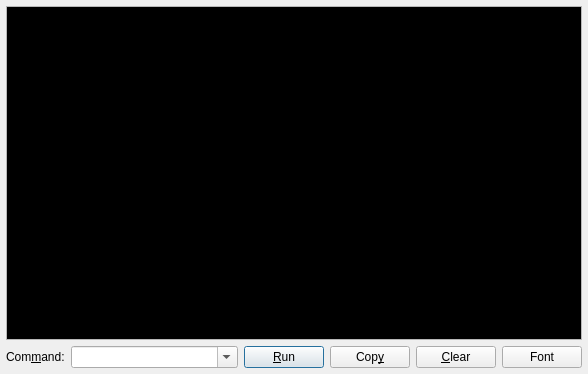
<?xml version="1.0" encoding="UTF-8"?>
<ui version="4.0">
 <author>Andrey Rijov</author>
 <class>Monitor_Window</class>
 <widget class="QDialog" name="Monitor_Window">
  <property name="geometry">
   <rect>
    <x>0</x>
    <y>0</y>
    <width>588</width>
    <height>374</height>
   </rect>
  </property>
  <property name="windowTitle">
   <string>QEMU Monitor</string>
  </property>
  <property name="windowIcon">
   <iconset resource="../resources/icons.qrc">
    <normaloff>:/terminal.png</normaloff>:/terminal.png</iconset>
  </property>
  <layout class="QVBoxLayout" name="verticalLayout">
   <property name="margin">
    <number>6</number>
   </property>
   <item>
    <widget class="QTextEdit" name="Edit_Monitor_Out">
     <property name="palette">
      <palette>
       <active>
        <colorrole role="Text">
         <brush brushstyle="SolidPattern">
          <color alpha="255">
           <red>255</red>
           <green>255</green>
           <blue>255</blue>
          </color>
         </brush>
        </colorrole>
        <colorrole role="Base">
         <brush brushstyle="SolidPattern">
          <color alpha="255">
           <red>0</red>
           <green>0</green>
           <blue>0</blue>
          </color>
         </brush>
        </colorrole>
       </active>
       <inactive>
        <colorrole role="Text">
         <brush brushstyle="SolidPattern">
          <color alpha="255">
           <red>255</red>
           <green>255</green>
           <blue>255</blue>
          </color>
         </brush>
        </colorrole>
        <colorrole role="Base">
         <brush brushstyle="SolidPattern">
          <color alpha="255">
           <red>0</red>
           <green>0</green>
           <blue>0</blue>
          </color>
         </brush>
        </colorrole>
       </inactive>
       <disabled>
        <colorrole role="Text">
         <brush brushstyle="SolidPattern">
          <color alpha="255">
           <red>113</red>
           <green>115</green>
           <blue>119</blue>
          </color>
         </brush>
        </colorrole>
        <colorrole role="Base">
         <brush brushstyle="SolidPattern">
          <color alpha="255">
           <red>0</red>
           <green>0</green>
           <blue>0</blue>
          </color>
         </brush>
        </colorrole>
       </disabled>
      </palette>
     </property>
     <property name="font">
      <font>
       <family>DejaVu Sans Mono</family>
      </font>
     </property>
     <property name="undoRedoEnabled">
      <bool>false</bool>
     </property>
     <property name="readOnly">
      <bool>true</bool>
     </property>
    </widget>
   </item>
   <item>
    <layout class="QHBoxLayout" name="horizontalLayout">
     <item>
      <widget class="QLabel" name="Label_Command">
       <property name="sizePolicy">
        <sizepolicy hsizetype="Maximum" vsizetype="Preferred">
         <horstretch>0</horstretch>
         <verstretch>0</verstretch>
        </sizepolicy>
       </property>
       <property name="text">
        <string>Com&amp;mand:</string>
       </property>
       <property name="buddy">
        <cstring>CB_Com_Line</cstring>
       </property>
      </widget>
     </item>
     <item>
      <widget class="QComboBox" name="CB_Com_Line">
       <property name="sizePolicy">
        <sizepolicy hsizetype="Minimum" vsizetype="Fixed">
         <horstretch>0</horstretch>
         <verstretch>0</verstretch>
        </sizepolicy>
       </property>
       <property name="editable">
        <bool>true</bool>
       </property>
       <property name="currentIndex">
        <number>-1</number>
       </property>
       <property name="maxCount">
        <number>512</number>
       </property>
       <item>
        <property name="text">
         <string>info version</string>
        </property>
       </item>
       <item>
        <property name="text">
         <string>info network</string>
        </property>
       </item>
       <item>
        <property name="text">
         <string>info block</string>
        </property>
       </item>
       <item>
        <property name="text">
         <string>info registers</string>
        </property>
       </item>
       <item>
        <property name="text">
         <string>info cpus</string>
        </property>
       </item>
       <item>
        <property name="text">
         <string>info history</string>
        </property>
       </item>
       <item>
        <property name="text">
         <string>info irq</string>
        </property>
       </item>
       <item>
        <property name="text">
         <string>info pic</string>
        </property>
       </item>
       <item>
        <property name="text">
         <string>info pci</string>
        </property>
       </item>
       <item>
        <property name="text">
         <string>info tlb</string>
        </property>
       </item>
       <item>
        <property name="text">
         <string>info mem</string>
        </property>
       </item>
       <item>
        <property name="text">
         <string>info jit</string>
        </property>
       </item>
       <item>
        <property name="text">
         <string>info kqemu</string>
        </property>
       </item>
       <item>
        <property name="text">
         <string>info usb</string>
        </property>
       </item>
       <item>
        <property name="text">
         <string>info usbhost</string>
        </property>
       </item>
       <item>
        <property name="text">
         <string>info profile</string>
        </property>
       </item>
       <item>
        <property name="text">
         <string>info capture</string>
        </property>
       </item>
       <item>
        <property name="text">
         <string>info snapshots</string>
        </property>
       </item>
       <item>
        <property name="text">
         <string>info mice</string>
        </property>
       </item>
       <item>
        <property name="text">
         <string>info vnc</string>
        </property>
       </item>
      </widget>
     </item>
     <item>
      <widget class="QPushButton" name="Button_Run">
       <property name="sizePolicy">
        <sizepolicy hsizetype="Maximum" vsizetype="Fixed">
         <horstretch>0</horstretch>
         <verstretch>0</verstretch>
        </sizepolicy>
       </property>
       <property name="text">
        <string>&amp;Run</string>
       </property>
       <property name="icon">
        <iconset resource="../resources/icons.qrc">
         <normaloff>:/go.png</normaloff>:/go.png</iconset>
       </property>
      </widget>
     </item>
     <item>
      <widget class="QPushButton" name="Button_Copy">
       <property name="sizePolicy">
        <sizepolicy hsizetype="Maximum" vsizetype="Fixed">
         <horstretch>0</horstretch>
         <verstretch>0</verstretch>
        </sizepolicy>
       </property>
       <property name="text">
        <string>Cop&amp;y</string>
       </property>
      </widget>
     </item>
     <item>
      <widget class="QPushButton" name="Button_Clear">
       <property name="sizePolicy">
        <sizepolicy hsizetype="Maximum" vsizetype="Fixed">
         <horstretch>0</horstretch>
         <verstretch>0</verstretch>
        </sizepolicy>
       </property>
       <property name="text">
        <string>&amp;Clear</string>
       </property>
       <property name="icon">
        <iconset resource="../resources/icons.qrc">
         <normaloff>:/error.png</normaloff>:/error.png</iconset>
       </property>
      </widget>
     </item>
     <item>
      <widget class="QPushButton" name="Button_Font">
       <property name="sizePolicy">
        <sizepolicy hsizetype="Maximum" vsizetype="Fixed">
         <horstretch>0</horstretch>
         <verstretch>0</verstretch>
        </sizepolicy>
       </property>
       <property name="toolTip">
        <string>Change font</string>
       </property>
       <property name="text">
        <string>Font</string>
       </property>
       <property name="icon">
        <iconset resource="../resources/icons.qrc">
         <normaloff>:/font.png</normaloff>:/font.png</iconset>
       </property>
      </widget>
     </item>
    </layout>
   </item>
  </layout>
 </widget>
 <layoutdefault spacing="6" margin="9"/>
 <tabstops>
  <tabstop>CB_Com_Line</tabstop>
  <tabstop>Button_Run</tabstop>
  <tabstop>Button_Clear</tabstop>
  <tabstop>Edit_Monitor_Out</tabstop>
 </tabstops>
 <resources>
  <include location="../resources/icons.qrc"/>
 </resources>
 <connections>
  <connection>
   <sender>Button_Clear</sender>
   <signal>clicked()</signal>
   <receiver>Edit_Monitor_Out</receiver>
   <slot>clear()</slot>
   <hints>
    <hint type="sourcelabel">
     <x>489</x>
     <y>251</y>
    </hint>
    <hint type="destinationlabel">
     <x>426</x>
     <y>162</y>
    </hint>
   </hints>
  </connection>
 </connections>
</ui>
